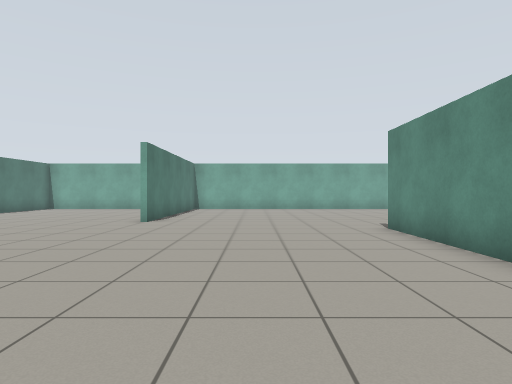
[1] (above)

22 first-person views from a walk through a world built for the Gazebo simulator. The camera is 0.94 m above the floor, looks level and sees 75° across. The lines on the ground mark 1 m squares. The floor is counted in squares, 1 m on a side. Each view is taken from the middle of a square. On the plan, view 1 faces up. The plan holds only what a view shows up to about 12 squares ahead; the rest is blank.

[2]
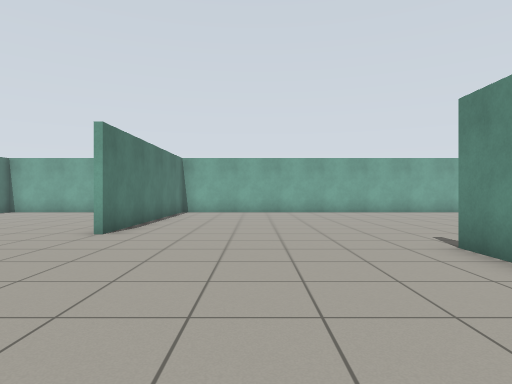

[3]
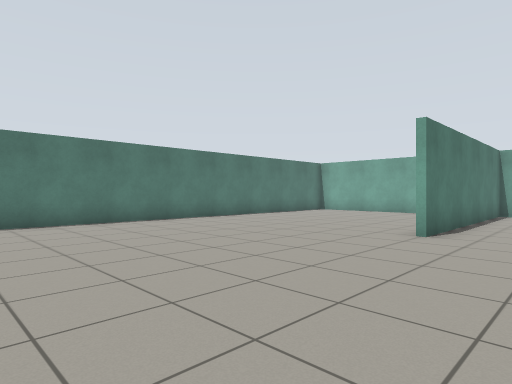

[4]
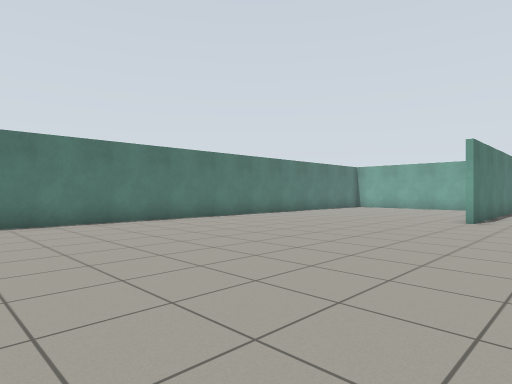

[5]
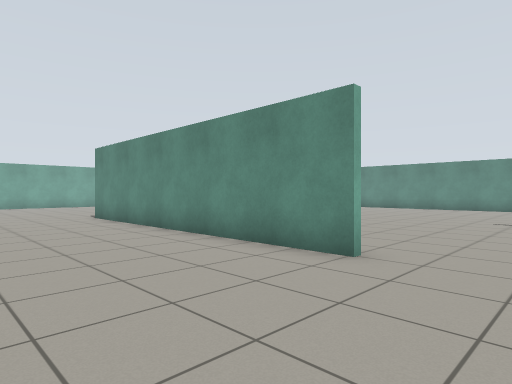

[6]
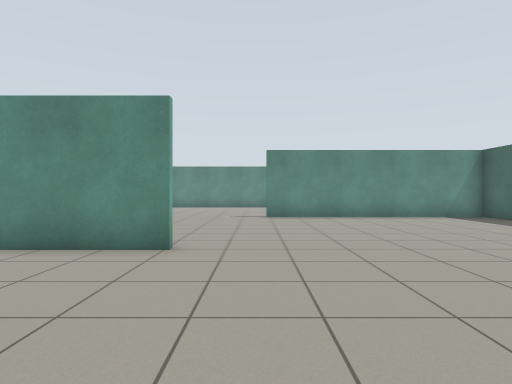

[7]
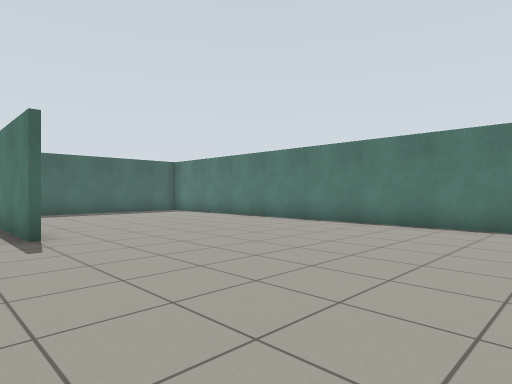

[8]
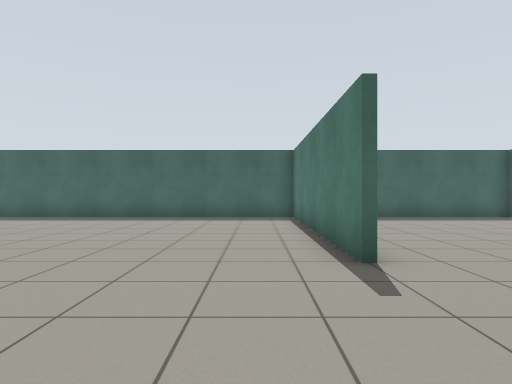

[9]
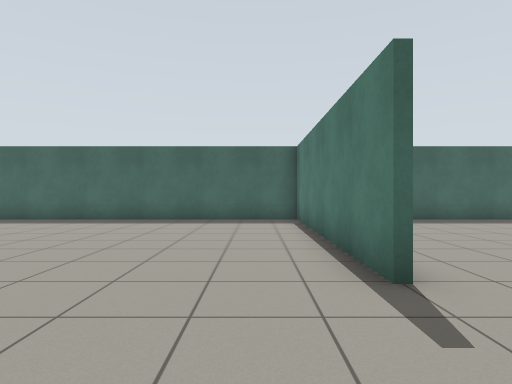

[10]
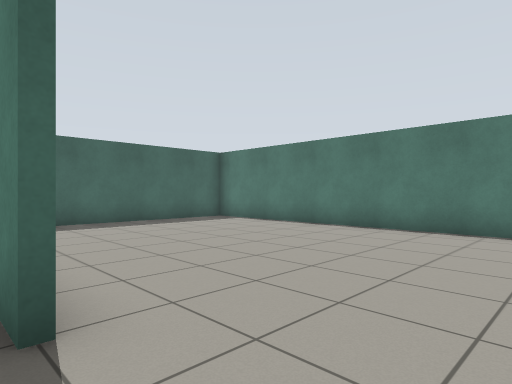

[11]
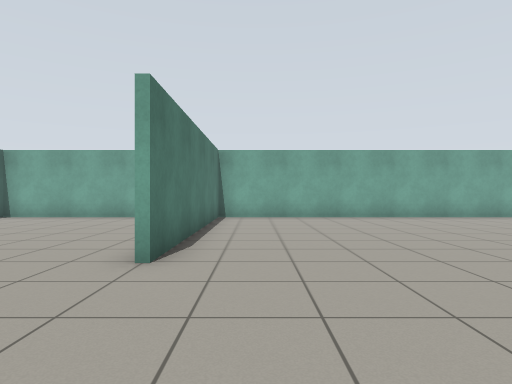

[12]
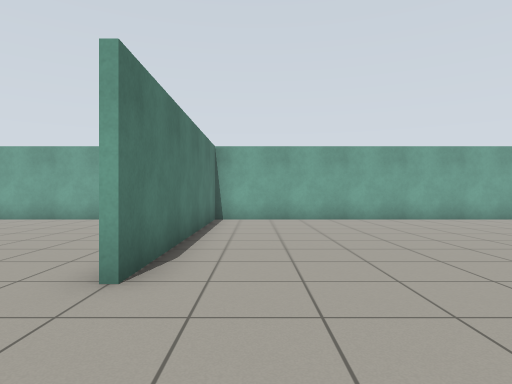

[13]
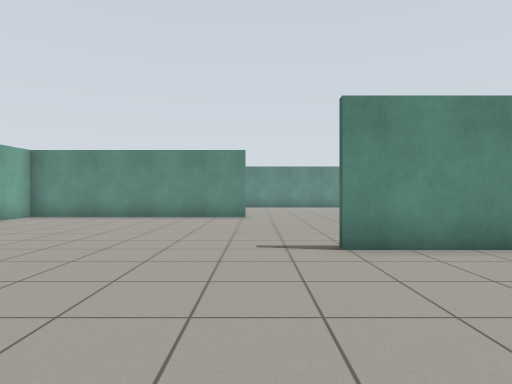

[14]
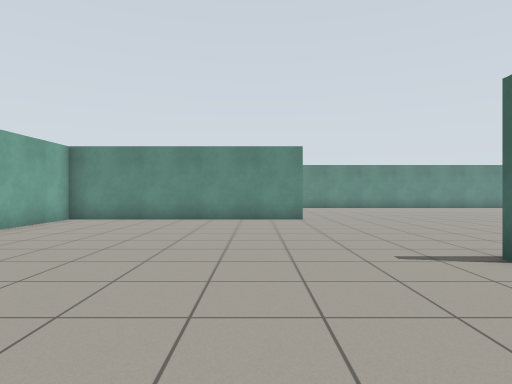

[15]
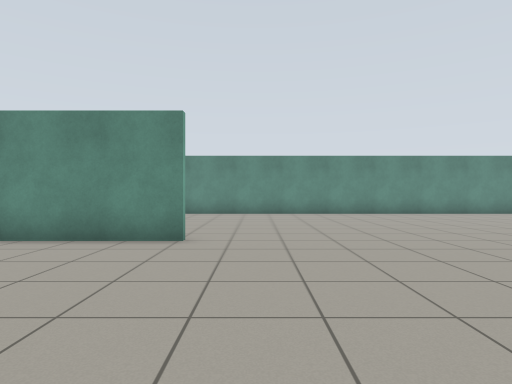

[16]
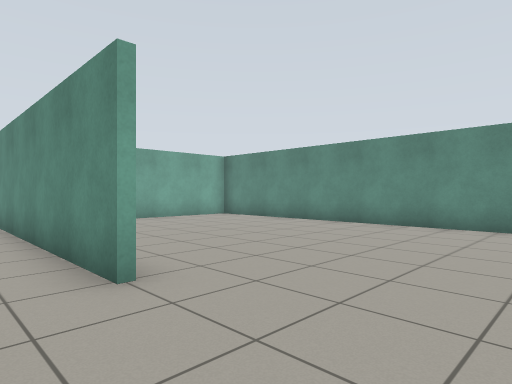

[17]
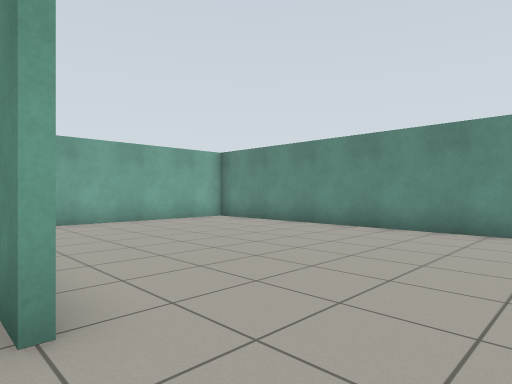

[18]
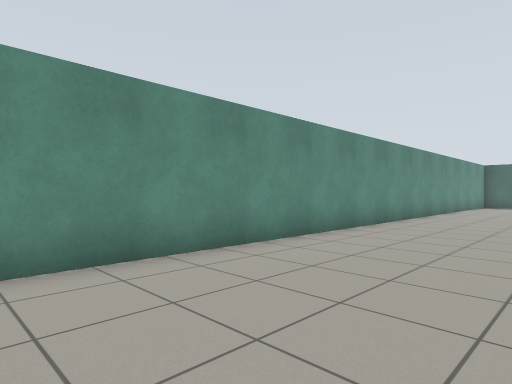

[19]
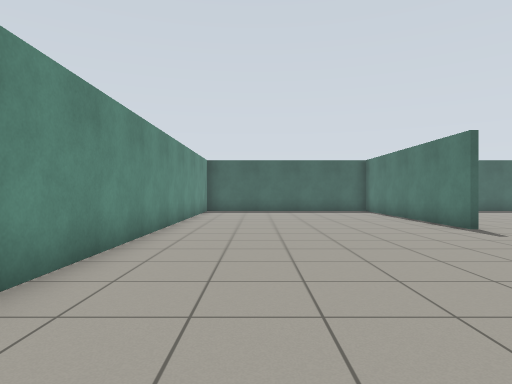

[20]
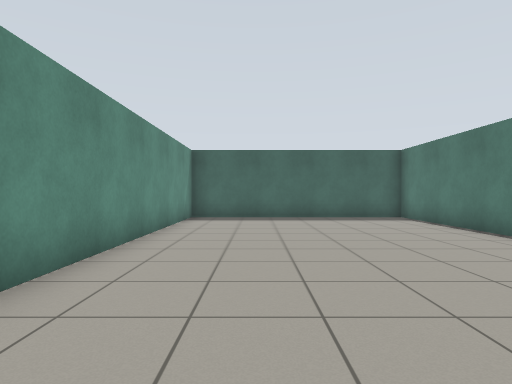

[21]
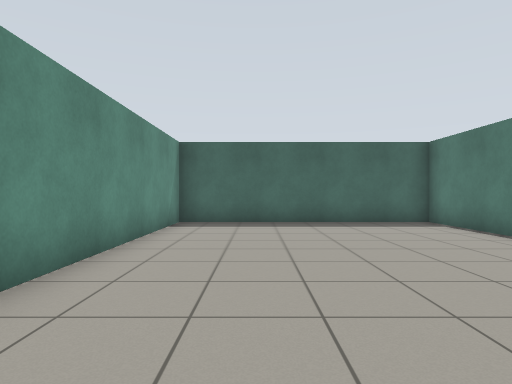

[22]
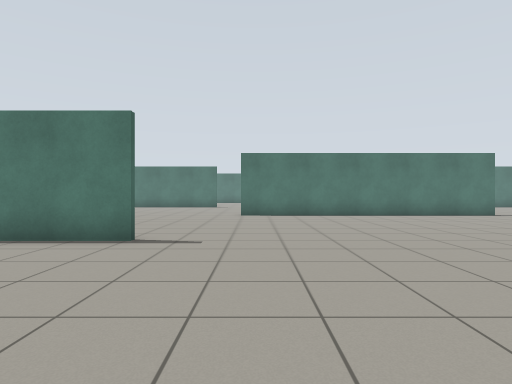

### Floor plan
Points are (right, up) in squares from view 1. A wall is a line through its corners. A room is listed if a view was taken in it or the views show most of it. See-through windows are left out.
Room 1 (views 1, 2, 3, 4, 5, 6, 7, 8, 9, 10, 11, 12, 13, 14, 15, 16, 17, 18, 19, 20, 21, 22)
walls: (3.4, -1.6) (3.4, 8.6); (-3.4, -3.4) (-3.4, -11.4) (6.8, -11.4); (10.4, 10.4) (10.4, 18.4) (-3.4, 18.4) (-3.4, 10.4); (10.6, -3.4) (10.6, -11.4) (18.4, -11.4) (18.4, 16.6); (-11.4, 9.6) (-11.4, -9.6); (8.9, -11.4) (10, -11.4); (-7.4, 18.4) (-10.7, 18.4); (16.6, 18.4) (12.5, 18.4); (-10.7, -11.4) (-5.5, -11.4)

Where each view was taken, in squares from view 1:
view 1: 0 up, 0 right, facing up
view 2: 3 up, 0 right, facing up
view 3: 3 up, 1 left, facing up-left
view 4: 1 down, 1 left, facing up-left
view 5: 4 down, 1 left, facing up-right
view 6: 3 down, 2 left, facing right
view 7: 4 up, 2 left, facing down-left
view 8: 1 up, 2 left, facing down
view 9: 0 up, 2 left, facing down
view 10: 1 down, 3 left, facing down-left
view 11: 6 up, 2 left, facing up
view 12: 7 up, 2 left, facing up
view 13: 10 up, 2 left, facing right
view 14: 12 up, 1 left, facing right
view 15: 9 up, 4 right, facing right
view 16: 7 up, 9 right, facing up-right
view 17: 8 up, 10 right, facing up-right
view 18: 12 up, 14 right, facing down-right
view 19: 5 up, 16 right, facing down
view 20: 1 up, 16 right, facing down
view 21: 1 down, 16 right, facing down
view 22: 1 down, 17 right, facing left
